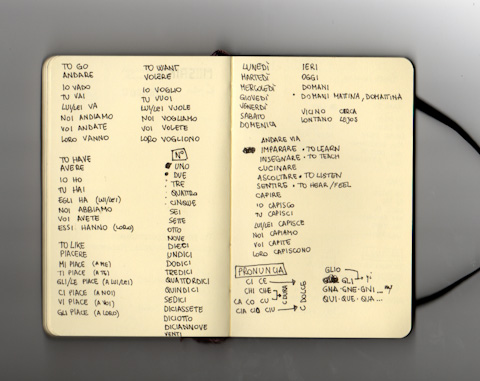
#> input picture images/diary.jpg, 480 x 381 px
$ python Cscanner.py --image images/diary.jpg   (older library calls are emulated)
#> lines starting #> are read from the running program, lines starting #| are printed output that depends on the picture; after the words box and inside, x2 and y2 are one past the last pixel; in counts of white or black regions, pixels touching at a corner belong together
# import required packages
from skimage.filters import threshold_local
import numpy as np
import argparse
import cv2
import imutils


def order_points(pts):

	rect = np.zeros((4, 2), dtype="float32")
	s = pts.sum(axis=1)
	rect[0] = pts[np.argmin(s)]
	rect[2] = pts[np.argmax(s)]


	diff = np.diff(pts, axis=1)
	rect[1] = pts[np.argmin(diff)]
	rect[3] = pts[np.argmax(diff)]

	return rect


def transformFourPoints(image, pts):

	rect = order_points(pts)
	(tl, tr, br, bl) = rect


	widthA = np.sqrt(((br[0] - bl[0]) ** 2) + ((br[1] - bl[1]) ** 2))
	widthB = np.sqrt(((tr[0] - tl[0]) ** 2) + ((tr[1] - tl[1]) ** 2))
	maxWidth = max(int(widthA), int(widthB))


	heightA = np.sqrt(((tr[0] - br[0]) ** 2) + ((tr[1] - br[1]) ** 2))
	heightB = np.sqrt(((tl[0] - bl[0]) ** 2) + ((tl[1] - bl[1]) ** 2))
	maxHeight = max(int(heightA), int(heightB))


	dst = np.array([[0, 0],	[maxWidth - 1, 0],	[maxWidth - 1, maxHeight - 1],	[0, maxHeight - 1]], dtype="float32")


	M = cv2.getPerspectiveTransform(rect, dst)
	warped = cv2.warpPerspective(image, M, (maxWidth, maxHeight))

	return warped


ap = argparse.ArgumentParser()
ap.add_argument("-i", "--image", required = True, help = "PATH FOR IMAGE TO BE SCANNED")
args = vars(ap.parse_args())

image = cv2.imread(args["image"])
#> image is the input picture: shape (381, 480, 3); mean B, G, R 153.4, 176.8, 185.2
ratio = image.shape[0] / 500.0
#> ratio = 0.762
orig = image.copy()
image = imutils.resize(image, height = 500)
#> image: shape (500, 629, 3)


gray = cv2.cvtColor(image, cv2.COLOR_BGR2GRAY)
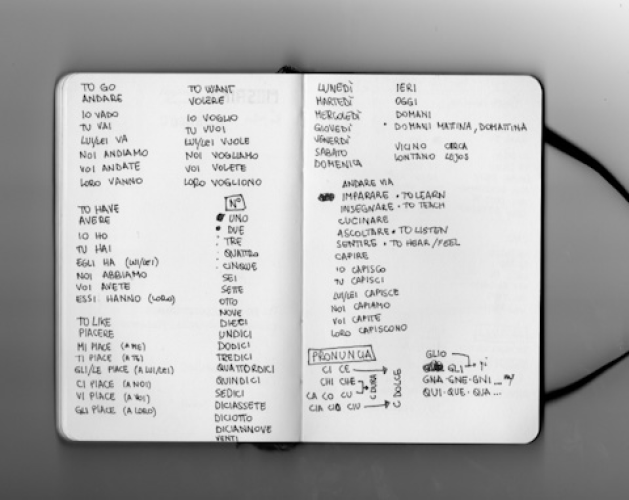
#> gray: shape (500, 629); min 0, max 249, mean 176.6
gray = cv2.GaussianBlur(gray, (5, 5), 0)
edged = cv2.Canny(gray, 75, 200)
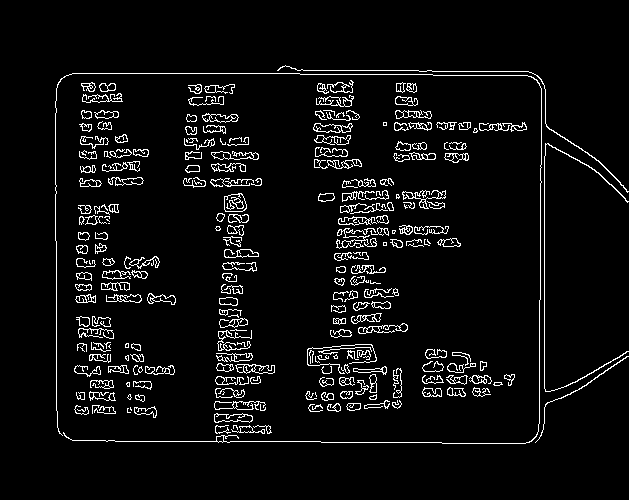
#> edged: shape (500, 629); 5.4% white in thin lines or dots, all inside (x1, y1, x2, y2) = (55, 65, 629, 444)


print("STEP 1: Edge Detection")
cv2.imshow("Image", image)
cv2.imshow("Edged", edged)
cv2.waitKey(0)
cv2.destroyAllWindows()

cnts = cv2.findContours(edged.copy(), cv2.RETR_LIST, cv2.CHAIN_APPROX_SIMPLE)
#> cnts = 499 contours, 220 with area under 20; largest, box (x1, y1, x2, y2) and area: (224, 193, 247, 212) 340, (224, 193, 247, 212) 331, (235, 364, 275, 374) 260, (214, 413, 253, 423) 246, (313, 123, 353, 133) 244
cnts = cnts[0] if imutils.is_cv2() else cnts[1]
cnts = sorted(cnts, key = cv2.contourArea, reverse = True)[:5]
#> cnts = 5 contours; box (x1, y1, x2, y2) and area: (224, 193, 247, 212) 340, (224, 193, 247, 212) 331, (235, 364, 275, 374) 260, (214, 413, 253, 423) 246, (313, 123, 353, 133) 244


for c in cnts:
	peri = cv2.arcLength(c, True)
	approx = cv2.approxPolyDP(c, 0.02 * peri, True)

	if len(approx) == 4:
		screenCnt = approx
		break
#> this loop made 5 passes
#> peri on passes 1 to 5: 72.97, 85.11, 107.4, 102.5, 102.4


print("STEP 2: Find contours of paper")
#> (the run stopped early here; a loop or call above may not have finished)
